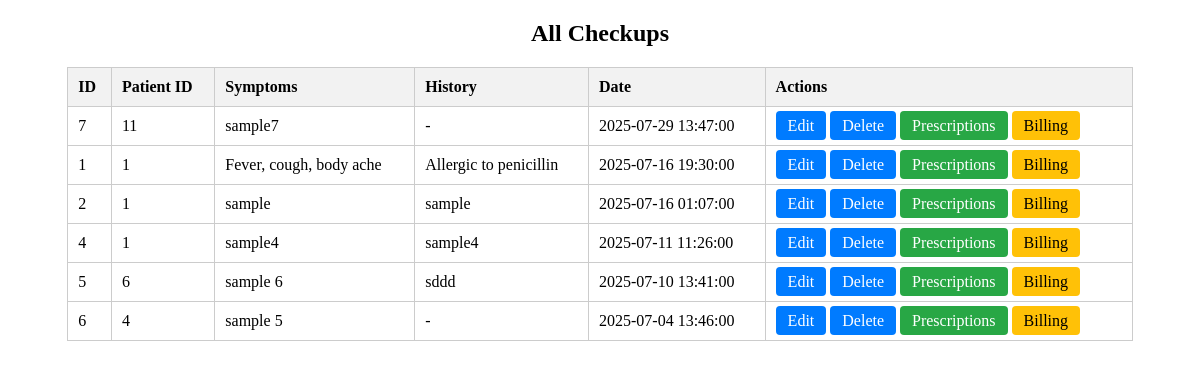
Page /checkups/view_checkups.php on the committed database.
### tables this page shows
CREATE TABLE `checkups` (
  `id` int(11) NOT NULL,
  `patient_id` int(11) DEFAULT NULL,
  `symptoms` text DEFAULT NULL,
  `history` text DEFAULT NULL,
  `report_path` varchar(255) DEFAULT NULL,
  `date` datetime DEFAULT NULL,
  `diagnosis` text DEFAULT NULL,
  `checkup_date` date DEFAULT NULL,
  `doctor_name` varchar(100) DEFAULT NULL
);

### checkups/view_checkups.php (the view, shortened to what this page needs)
<?php
include '../includes/db_connect.php';
$result = mysqli_query($conn, "SELECT * FROM checkups ORDER BY date DESC");
?>
<!DOCTYPE html>
<html>
<head>
</head>
<body>
<h2 style="text-align:center;">All Checkups</h2>
<table>
    <tr>
        <th>ID</th>
        <th>Patient ID</th>
        <th>Symptoms</th>
        <th>History</th>
        <th>Date</th>
        <th>Actions</th>
    </tr>
    <?php while ($row = mysqli_fetch_assoc($result)) { ?>
        <tr>
            <td><?= $row['id'] ?></td>
            <td><?= $row['patient_id'] ?></td>
            <td><?= htmlspecialchars($row['symptoms']) ?></td>
            <td><?= htmlspecialchars($row['history']) ?></td>
            <td><?= $row['date'] ?></td>
           <td>
    <a href="edit_checkup.php?id=<?= $row['id'] ?>" class="button">Edit</a>
    <a href="delete_checkup.php?id=<?= $row['id'] ?>" class="button" onclick="return confirm('Delete this checkup?');">Delete</a>
    <a href="prescriptions.php?checkup_id=<?= $row['id'] ?>" class="button" style="background-color:#28a745;">Prescriptions</a>
    <a href="billing.php?checkup_id=<?= $row['id'] ?>" class="button" style="background-color:#ffc107; color:black;">Billing</a>
</td>
        </tr>
    <?php } ?>
</table>
</body>
</html>

### checkups/view_checkups.php (style rules this page uses)
table { width: 90%; margin: auto; border-collapse: collapse; }
th, td { padding: 10px; border: 1px solid #ccc; text-align: left; }
th { background-color: #f2f2f2; }
a.button { padding: 6px 12px; background-color: #007bff; color: white; text-decoration: none; border-radius: 4px; }

### rows in the picture
checkups: id "7", patient "11", symptoms "sample7", history "-", date "2025-07-29 13:47:00"
checkups: id "1", patient "1", symptoms "Fever, cough, body ache", history "Allergic to penicillin", date "2025-07-16 19:30:00"
checkups: id "2", patient "1", symptoms "sample", history "sample", date "2025-07-16 01:07:00"
checkups: id "4", patient "1", symptoms "sample4", history "sample4", date "2025-07-11 11:26:00"
checkups: id "5", patient "6", symptoms "sample 6", history "sddd", date "2025-07-10 13:41:00"
checkups: id "6", patient "4", symptoms "sample 5", history "-", date "2025-07-04 13:46:00"
